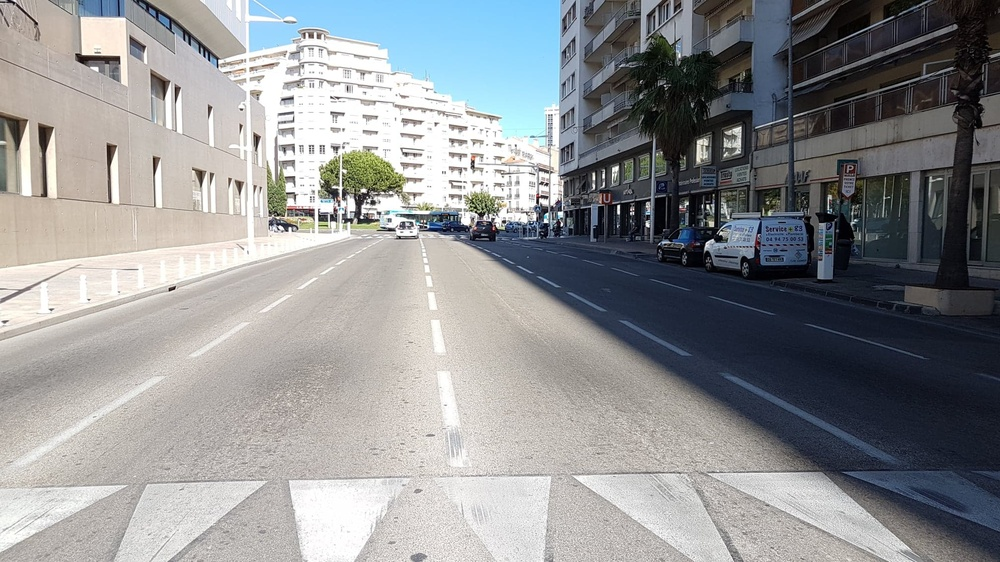
#> input picture Images_rue/Image9.jpg, 1000 x 562 px, shrunk from 2016 x 1134 before the run
$ python couleur.py   (Python 2 division)
#> lines starting #> are read from the running program, lines starting #| are printed output that depends on the picture; after the words box and inside, x2 and y2 are one past the last pixel; in counts of white or black regions, pixels touching at a corner belong together
#!/usr/bin/python

import cv2
import numpy as np

def couleur():

	image = cv2.imread("../Images_rue/Image9.jpg")
#> image is the input picture: shape (562, 1000, 3); mean B, G, R 146.9, 145.3, 143.7
	frame = cv2.cvtColor(image, cv2.COLOR_BGR2HSV)
#> frame: shape (562, 1000, 3); mean H, S, V 53.4, 41.3, 153.7

	h = frame[:,:,0]
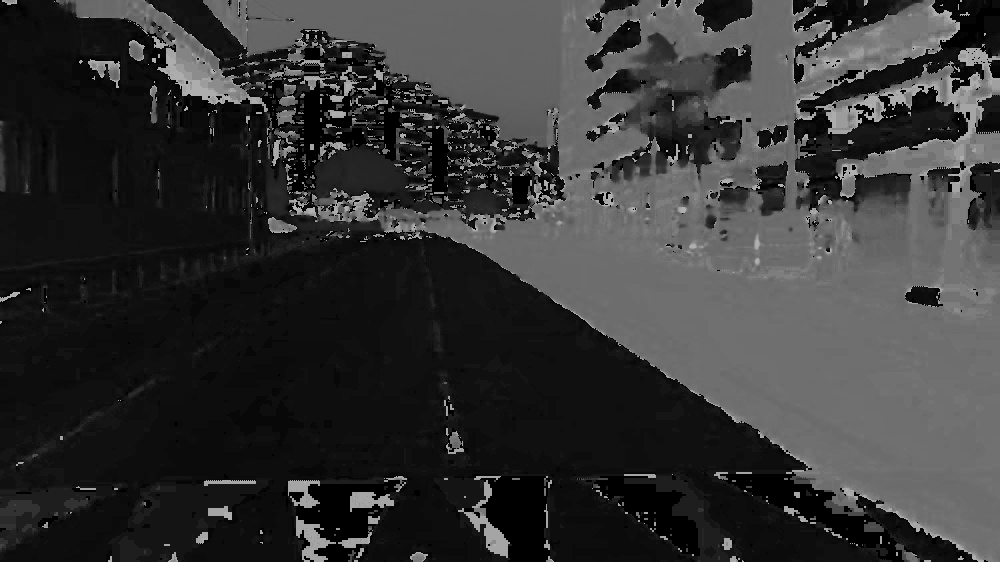
#> h: shape (562, 1000); min 0, max 179, mean 53.4
	s = frame[:,:,1]
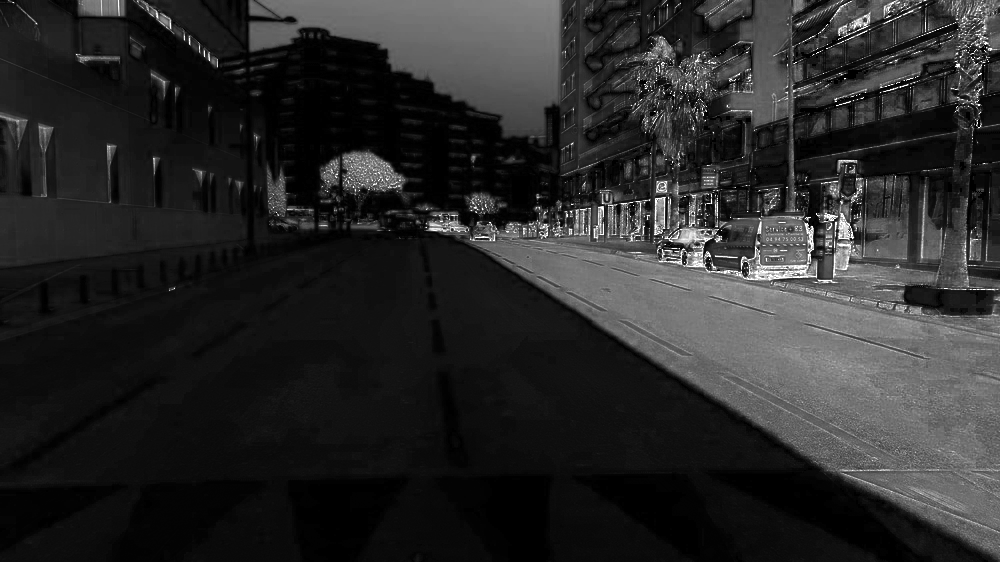
#> s: shape (562, 1000); min 0, max 255, mean 41.3
	v = frame[:,:,2]
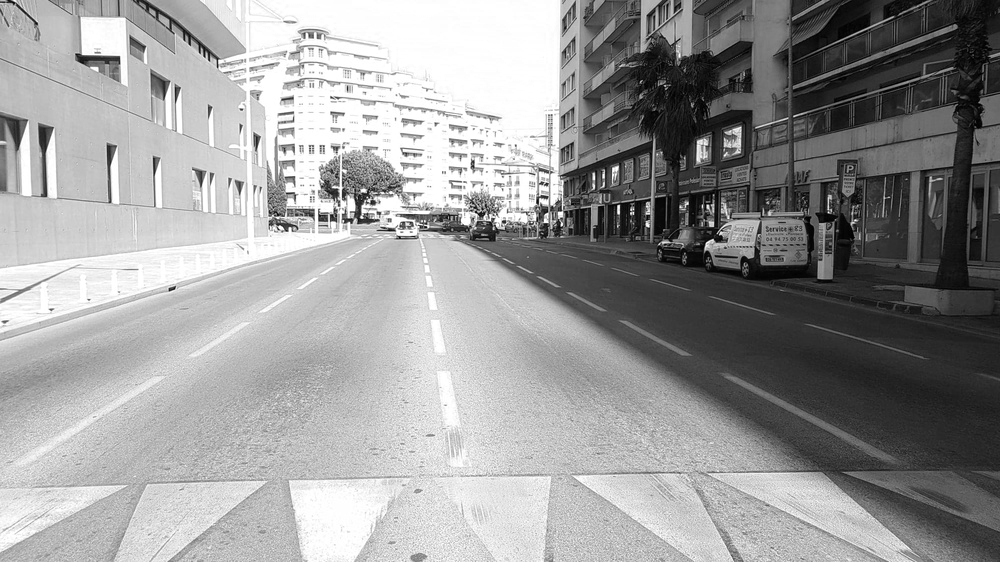
#> v: shape (562, 1000); min 0, max 255, mean 153.7

	rouge = 0
	jaune = 0
	vert = 0
	cyan = 0
	bleu = 0
	magenta = 0
	orange = 0
	noir = 0

	img = np.array(image)

	for index, element in enumerate(h):
		for index2, element2  in enumerate(element):
			if v[index][index2] < 20:
                		noir += 1
				img[index][index2] = (255,255,255)
                		continue
			if s[index][index2] < 100:
				continue
			if element2>(329/2) or element2<(19/2):
				rouge += 1
			if element2>20/2 and element2<29/2: #de base 49/2
				orange += 1
			if element2>30/2 and element2<90/2: #de base 50/2
				jaune += 1
			if element2>89/2 and element2<150/2:
				vert += 1
			if element2>149/2 and element2<210/2:
				cyan += 1
			if element2>209/2 and element2<270/2:
				bleu += 1
			if element2>269/2 and element2<330/2:
				magenta += 1
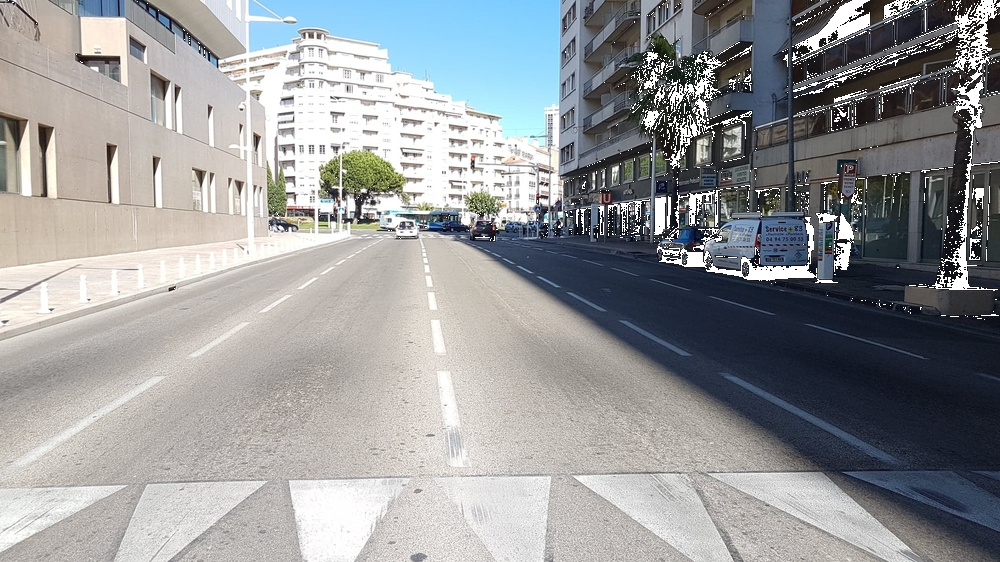
#> img: shape (562, 1000, 3); 2.74% of pixels changed, all inside (x1, y1, x2, y2) = (8, 0, 1000, 320)
#> after the loop, bleu = 67083; cyan = 16076; jaune = 2284; magenta = 56; noir = 15396; orange = 376; rouge = 583; vert = 299

	tab = [rouge, jaune, vert, cyan, bleu, magenta, orange, noir]
#> tab = [583, 2284, 299, 16076, 67083, 56, 376, 15396]
	print(tab)
#| [583, 2284, 299, 16076, 67083, 56, 376, 15396]
	cv2.imwrite("./test.jpg", img)

couleur()

$ run again, with Images_rue/Image0.jpg copied over Images_rue/Image9.jpg
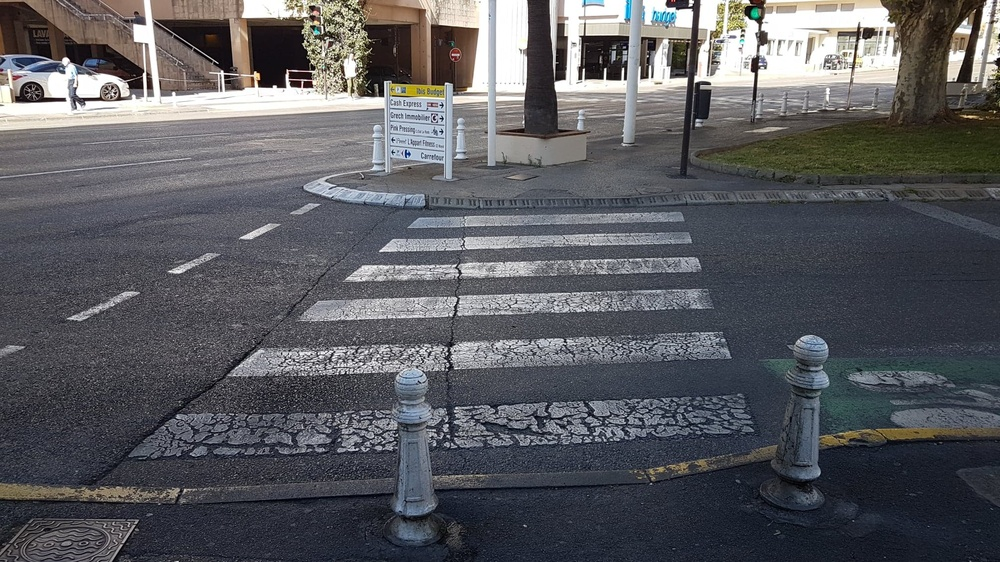
#> input picture Images_rue/Image0.jpg, 1000 x 562 px, shrunk from 2016 x 1134 before the run
#> in couleur, image is the input picture: shape (562, 1000, 3); mean B, G, R 95.3, 91, 90.3
#> frame: shape (562, 1000, 3); mean H, S, V 95.2, 47.5, 99.6
#> in couleur, `s = frame[:,:,1]`:
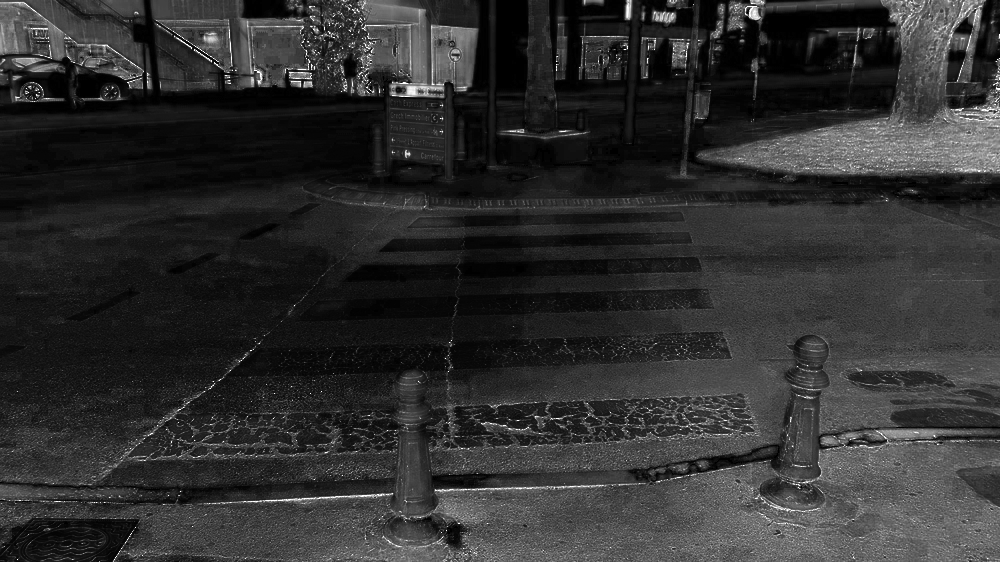
#> s: shape (562, 1000); min 0, max 255, mean 47.5
#> after the loop in couleur, `for index, element in enumerate(h):`:
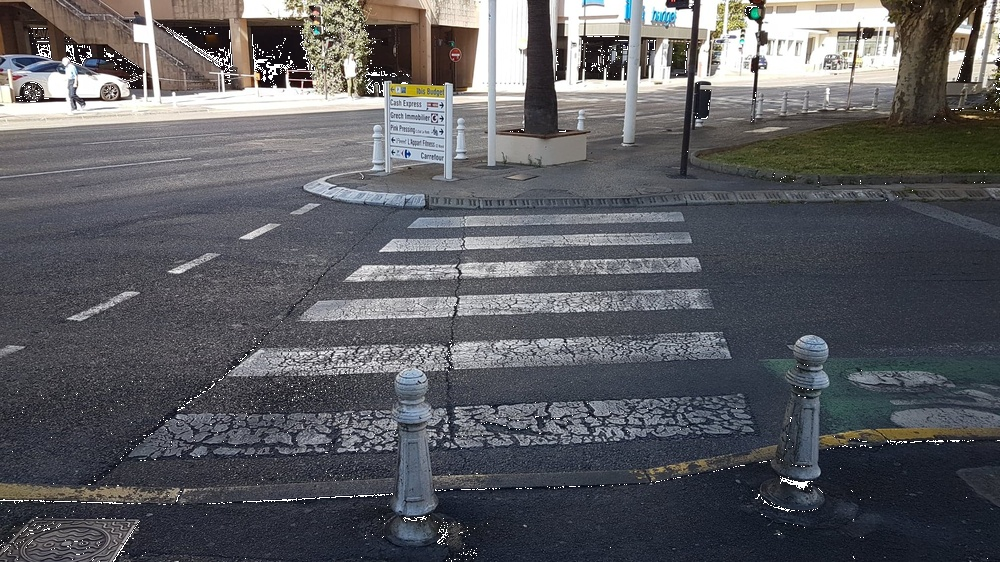
#> img: shape (562, 1000, 3); 0.64% of pixels changed, all inside (x1, y1, x2, y2) = (0, 2, 1000, 562)
#> after the loop in couleur, `for index, element in enumerate(h):`: bleu = 26812; cyan = 1231; jaune = 14673; magenta = 110; noir = 3589; orange = 3633; rouge = 2973; vert = 17
#> tab = [2973, 14673, 17, 1231, 26812, 110, 3633, 3589]
#| [2973, 14673, 17, 1231, 26812, 110, 3633, 3589]

$ run again, with Images_rue/Image1.jpg copied over Images_rue/Image9.jpg
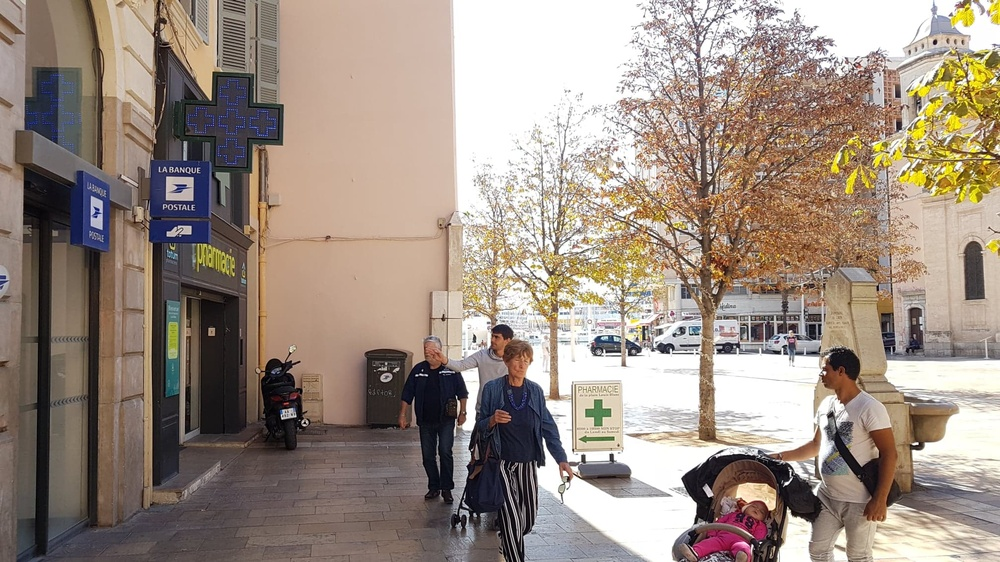
#> input picture Images_rue/Image1.jpg, 1000 x 562 px, shrunk from 2016 x 1134 before the run
#> in couleur, image is the input picture: shape (562, 1000, 3); mean B, G, R 131.1, 142.3, 156.5
#> frame: shape (562, 1000, 3); mean H, S, V 39, 55.5, 158.4
#> in couleur, `v = frame[:,:,2]`:
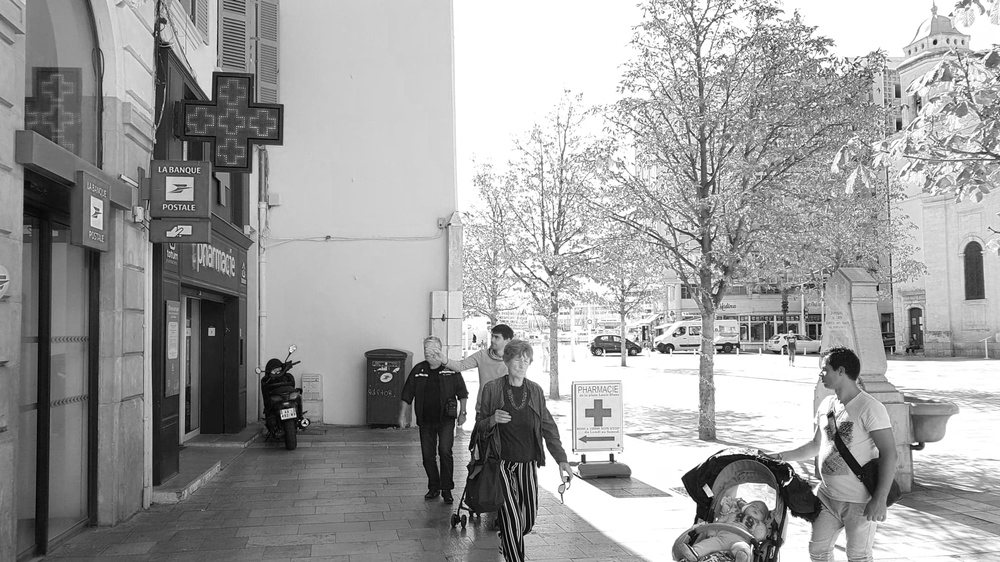
#> v: shape (562, 1000); min 0, max 255, mean 158.4
#> after the loop in couleur, `for index, element in enumerate(h):`:
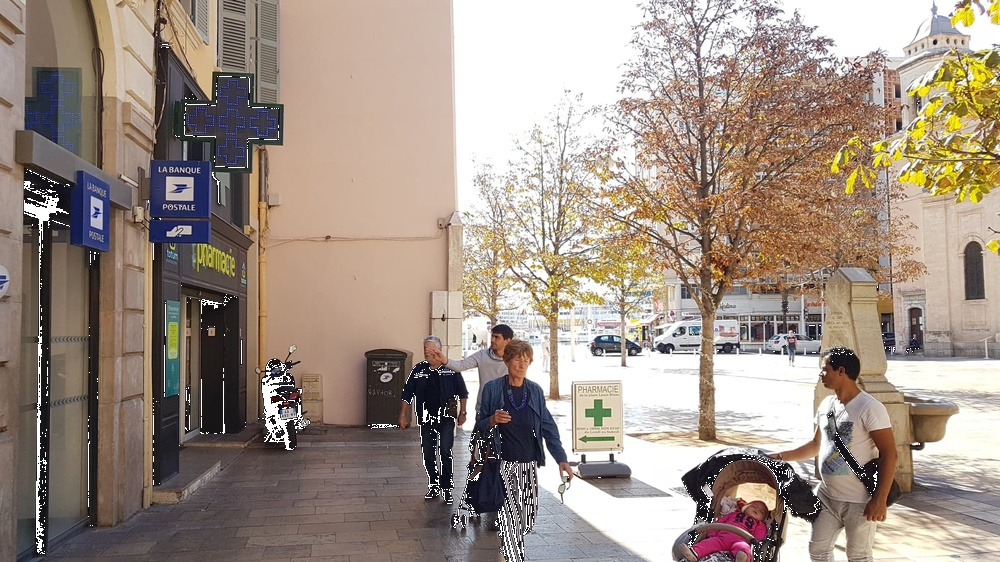
#> img: shape (562, 1000, 3); 1.1% of pixels changed, all inside (x1, y1, x2, y2) = (24, 9, 920, 562)
#> after the loop in couleur, `for index, element in enumerate(h):`: bleu = 13349; cyan = 480; jaune = 23541; magenta = 260; noir = 6174; orange = 18503; rouge = 8124; vert = 132
#> tab = [8124, 23541, 132, 480, 13349, 260, 18503, 6174]
#| [8124, 23541, 132, 480, 13349, 260, 18503, 6174]

$ run again, with Images_rue/Image10.jpg copied over Images_rue/Image9.jpg
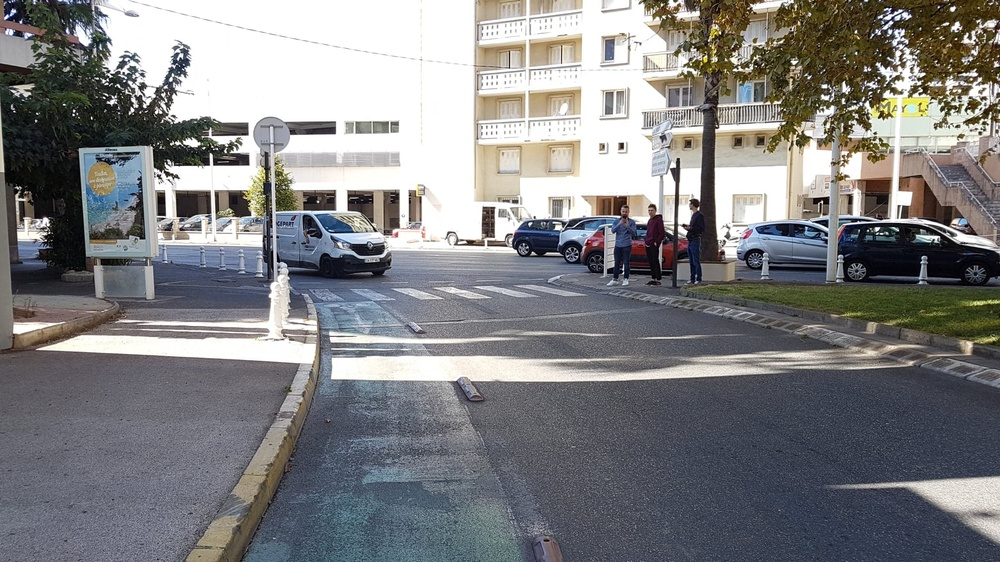
#> input picture Images_rue/Image10.jpg, 1000 x 562 px, shrunk from 2016 x 1134 before the run
#> in couleur, image is the input picture: shape (562, 1000, 3); mean B, G, R 130.1, 128.8, 128.7
#> frame: shape (562, 1000, 3); mean H, S, V 73.6, 43.7, 137.4
#> in couleur, `s = frame[:,:,1]`:
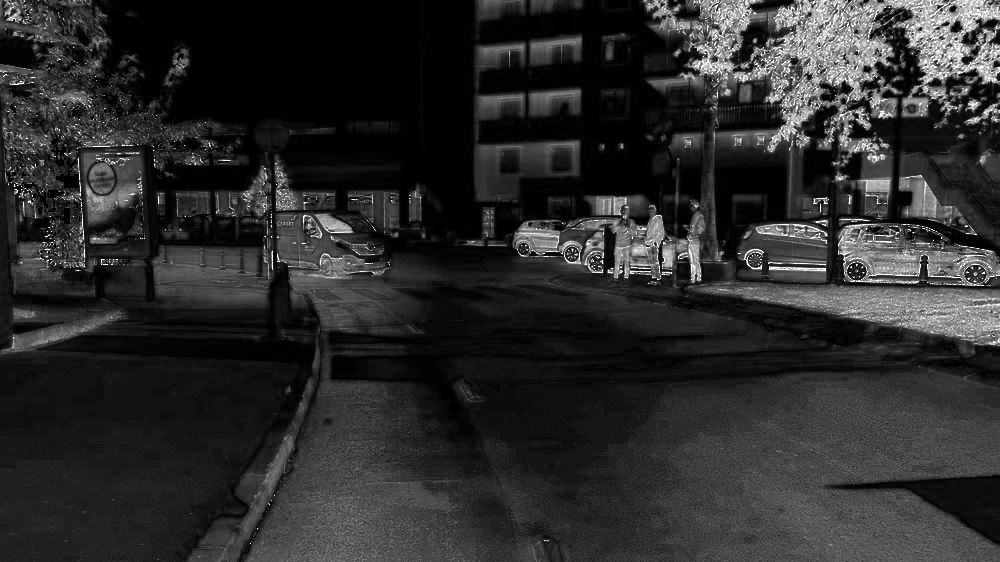
#> s: shape (562, 1000); min 0, max 255, mean 43.7
#> after the loop in couleur, `for index, element in enumerate(h):`:
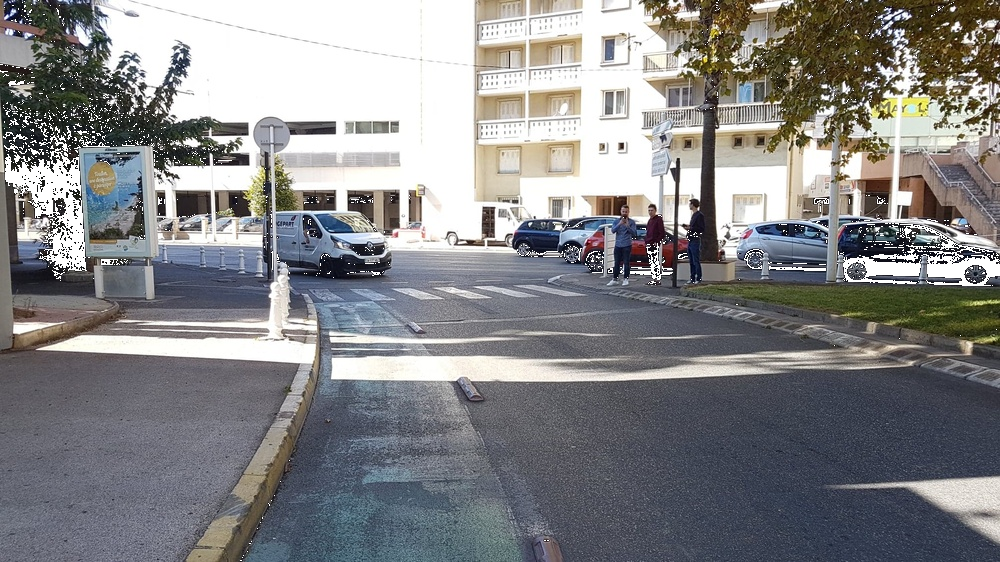
#> img: shape (562, 1000, 3); 1.99% of pixels changed, all inside (x1, y1, x2, y2) = (0, 0, 1000, 561)
#> after the loop in couleur, `for index, element in enumerate(h):`: bleu = 8978; cyan = 2035; jaune = 32342; magenta = 409; noir = 11193; orange = 1544; rouge = 1813; vert = 262
#> tab = [1813, 32342, 262, 2035, 8978, 409, 1544, 11193]
#| [1813, 32342, 262, 2035, 8978, 409, 1544, 11193]
